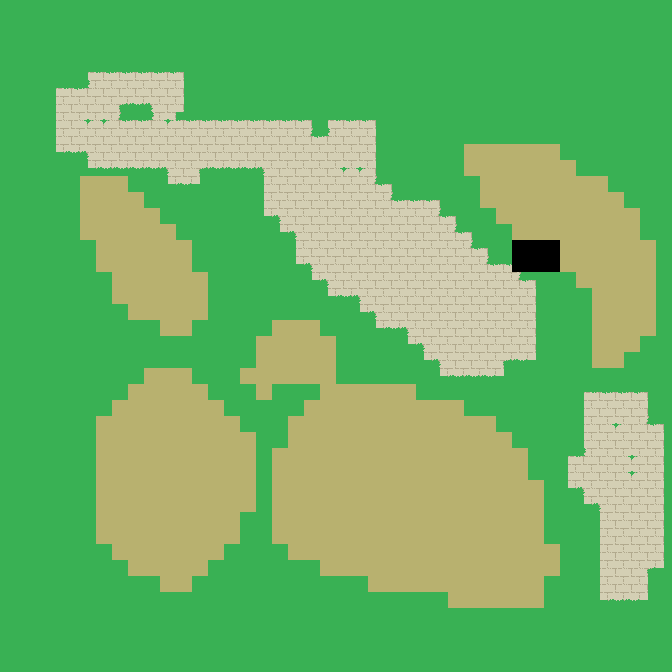

A level layout from a 2D game, rendered from its tile map. Below: a short description, then the map file with tile-grid data replaced by summaries:
An orthogonal 42x42 tile map with 16x16 px tiles, 2 tile layers (Ground, Items).

<map version="1.0" orientation="orthogonal" width="42" height="42" tilewidth="16" tileheight="16">
 <tileset firstgid="1" name="tileset-garden0" tilewidth="16" tileheight="16">
  <image source="Users/Nicolas/Pictures/tileset-garden0.png" width="144" height="160" />
 </tileset>
 <layer name="Ground" width="42" height="42">
  <data>[1764 cells, 1764 non-empty, 16 distinct tile ids]</data>
 </layer>
 <layer name="Items" width="42" height="42">
  <data>[1764 cells, 6 non-empty, 1 distinct tile ids]</data>
 </layer>
</map>
